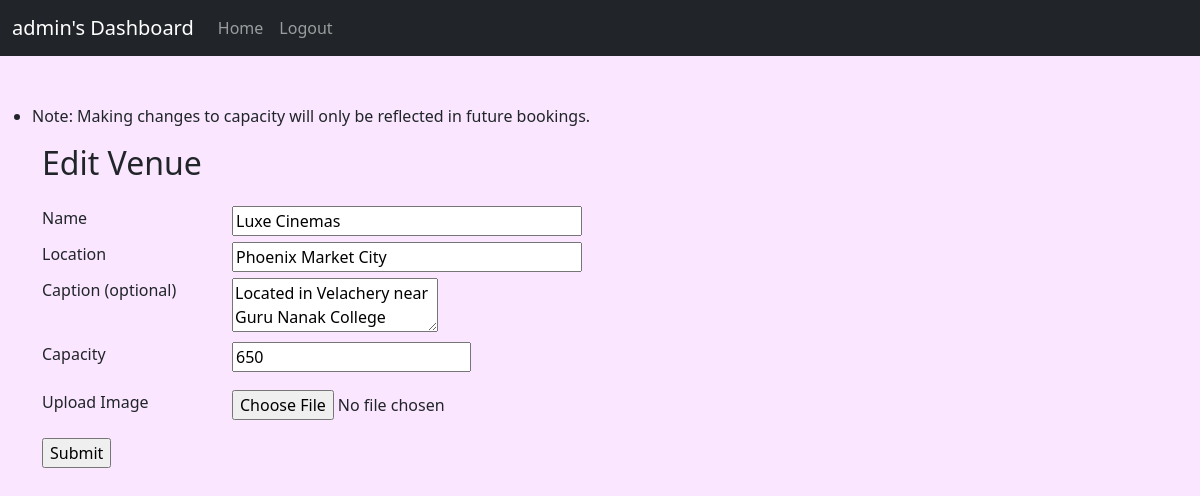
Before: /edit_venue/1 (signed in) with the older database file.
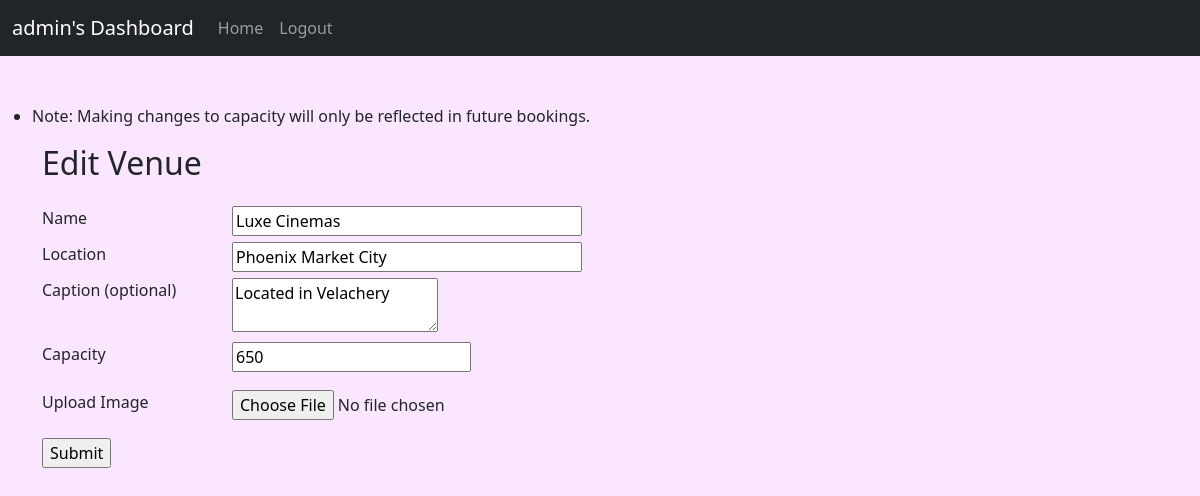
After: the same page with the newer database file.
### app/models.py (models this page shows, shortened)
class Venue(db.Model):
    id = db.Column(db.Integer, primary_key = True)
    name = db.Column(db.String(32), index = True, nullable = False)
    location = db.Column(db.String(64), index = True, nullable = False)
    caption = db.Column(db.String(128))
    capacity = db.Column(db.Integer, nullable = False)
    pic = db.Column(db.LargeBinary)
    shows = db.relationship('Show', secondary = 'show_venue', backref = 'venues', lazy = 'dynamic')
    bookings = db.relationship('Booking', backref = 'venue', cascade = 'all, delete')
    __table_args__ = (UniqueConstraint('name', 'location', name='u_venue_name_loc'),)

### app/routes.py (the view)
    def wrapper_func(*args, **kwargs):
        if current_user.username != "admin":
            flash("Access denied. No admin privileges for {}".format(current_user.username))
            return redirect(url_for('index'))
        else:
            return my_route(*args, **kwargs)

### app/forms.py
class VenueForm(FlaskForm):
    name = StringField('Name', validators=[DataRequired()])
    location = StringField('Location', validators=[DataRequired()])
    capacity = IntegerField('Capacity', validators=[DataRequired()])
    caption = TextAreaField('Caption (optional)')
    pic = FileField('Upload Image',validators=[FileAllowed(['jpg', 'jpeg', 'png'])], default=None)
    submit = SubmitField('Submit')

### app/models.py (called while the page is built)
@login.user_loader
def load_user(id):
    return User.query.get(int(id))

### app/routes.py (called while the page is built)
def check_admin_decor(my_route):
    def wrapper_func(*args, **kwargs):
        if current_user.username != "admin":
            flash("Access denied. No admin privileges for {}".format(current_user.username))
            return redirect(url_for('index'))
        else:
            return my_route(*args, **kwargs)
    wrapper_func.__name__ = my_route.__name__
    return wrapper_func

### app/templates/create_venue.html (shortened to what this page needs)
{% extends "base.html" %}
{% block content %}
<div class="container">
    <h2 class="mb-4">{{title}}</h2>
    <form id = "" action="" method="POST" enctype="multipart/form-data" novalidate>
        <div class="row mb-1">
            <div class="col-2">
                <label for="name" class="form-label">{{form.name.label}}</label>
            </div>
            <div class="col" id="name">{{form.name(size=32)}}
            </div>
        </div>
        <div class="row mb-1">
            <div class="col-2">
                <label for="location" class="form-label">{{form.location.label}}</label>
            </div>
            <div class="col" id="location">{{form.location(size=32)}}
            </div>
        </div>
        <div class="row mb-1">
            <div class="col-2">
                <label for="caption" class="form-label">{{form.caption.label}}</label>
            </div>
            <div class="col-3" id="capacity">{{ form.caption() }}
            </div>
        </div>
        <div class="row mb-3">
            <div class="col-2">
                <label for="capacity" class="form-label">{{form.capacity.label}}</label>
            </div>
            <div class="col" id="capacity">{{ form.capacity() }}
            </div>
        </div>
        <div class="row mb-3">
            <div class="col-2">
                <label for="pic" class="form-label">{{form.pic.label}}</label>
            </div>
            <div class="col" id="pic">{{ form.pic() }}
            </div>
        </div>
        <div class="row mb-1">
            <div class="col-2">
                <label for="submit" class="form-label">{{form.submit()}}</label>
            </div>
        </div>
    </form>
</div>
{% endblock %}

Changed rows visible on the page:
changed Venue "Luxe Cinemas": caption "Located in Velachery near Guru Nanak College" → "Located in Velachery"
